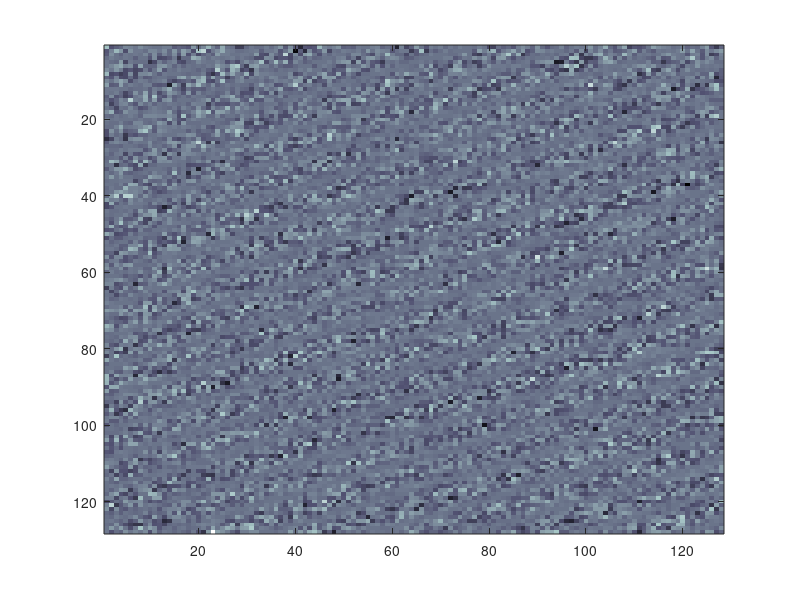

Reproduce this figure in MATLAB. (Note: this script raises an error after producing the figure.)
addpath ./dmdCode/CH09_SPARSITY/utils
% PARAMETERS
n = 128;
K = 5; % degree of sparsity
T = 2; % duration of integration
dt = 0.01; % time step
r = 10; % number of PCA modes to keep
noisemag = 0.0; % magnitude of additive white noise

xtilde = zeros(n,n);
% generate sparse FFT data
for i=1:K;
loopbreak = 0;
while(~loopbreak)
I(i) = 0+ceil(rand (1)*n/15) ;
J(i) = 0+ceil(rand (1)*n/15) ;
if(xtilde(I(i),J(i)) == 0)
loopbreak = 1;
end
end
IC(i) = randn();
xtilde(I(i),J(i)) = IC(i);
F(i) = sqrt (4*rand());
damping(i) = -rand ()*.1;
end

xtilde = zeros(n,n);
XDAT = [];
XDATtilde = [];
XDATtildeNoise = [];
for t = 0:dt:T
xtilde = 0*xtilde;
for k=1:K
xtilde(I(k),J(k)) = exp(damping(k)*t)*cos(2*pi*F(k)*t)*...
IC(k) + exp(damping(k)*t)*sqrt (-1)*sin(2*pi*F(k)*t)*...
IC(k);
end
XDATtilde = [XDATtilde reshape(xtilde ,n^2,1)];
xRMS = sqrt ((1/(n*n))*sum(xtilde(:).^2));
xtilde = xtilde + noisemag*xRMS *randn(size(xtilde)) +...
noisemag*xRMS*sqrt (-1)*randn(size(xtilde));
XDATtildeNoise = [XDATtildeNoise reshape(xtilde ,n^2,1)];
x = real (ifft2(xtilde));
XDAT = [XDAT reshape(x,n^2,1)];
end

M = 15; % number of measurements
% projType = 1; % uniform random projection
projType = 2; % Gaussian random projection
% projType = 3; % Single pixel measurement
%% Create random measurement matrix
C = zeros(M,n*n);
Theta = zeros(M,n*n);
xmeas= zeros(n,n);
for i=1:M
xmeas = 0*xmeas;
if(projType==1)
xmeas = rand(n,n);
elseif(projType==2)
xmeas = randn(n,n);
elseif(projType==3)
xmeas(ceil (n*rand),ceil(n*rand)) = 1;
end
C(i,:) = reshape(xmeas ,n*n,1);
Theta(i,:) = reshape((ifft2(xmeas)),1,n*n);
end

%% Project data
YDAT = C*XDAT;
%% plot C
figure , colormap bone
Cimg = sum(C,1);
Ximg = XDAT (:,1).*Cimg';
imagesc(reshape(Ximg,n,n));
figure , colormap bone;
surf(X,Y,Z,reshape(Cimg ,n,n));
view (10,32)
axis equal , axis off
drawnow
